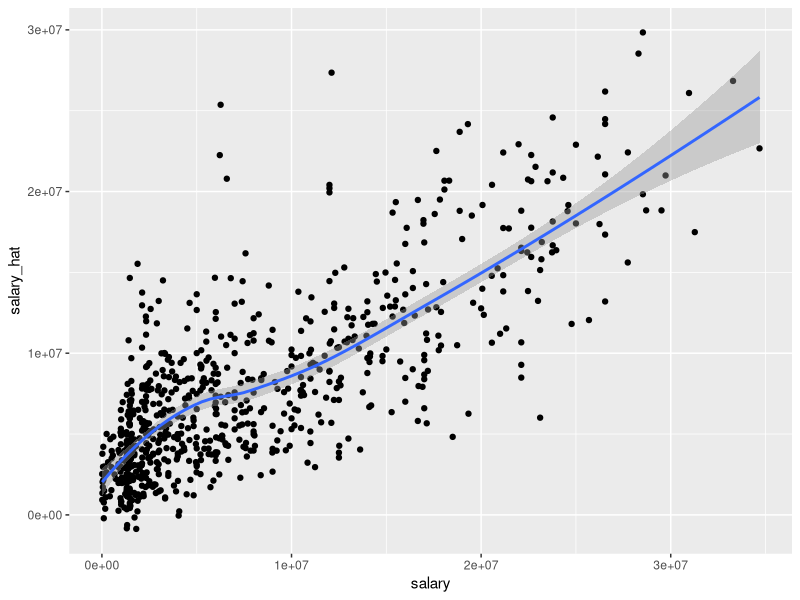
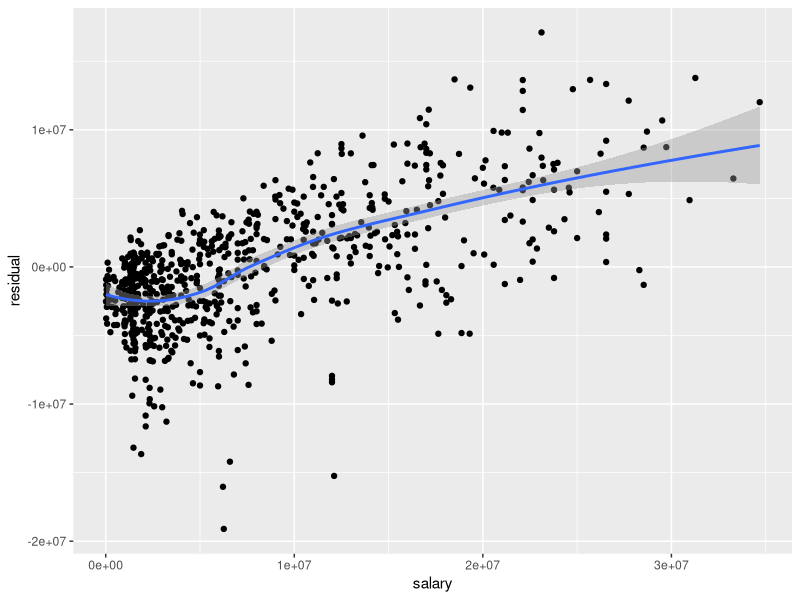
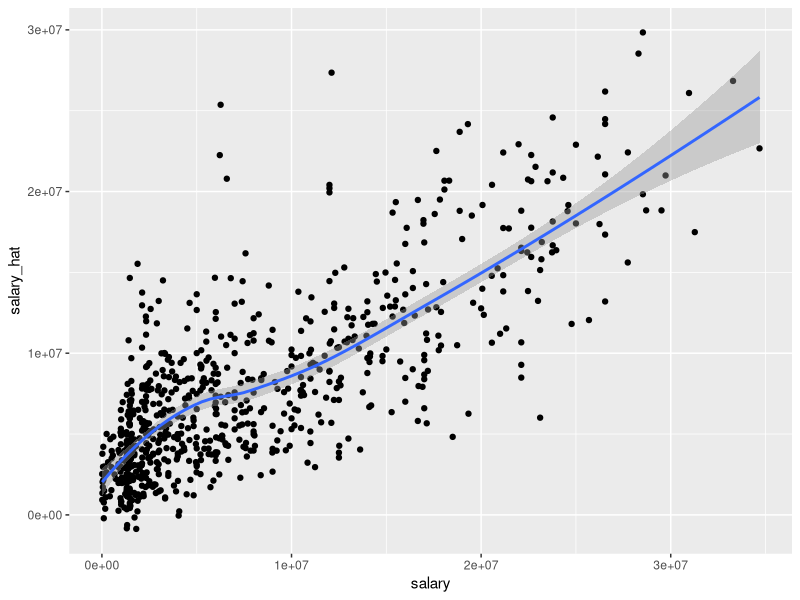
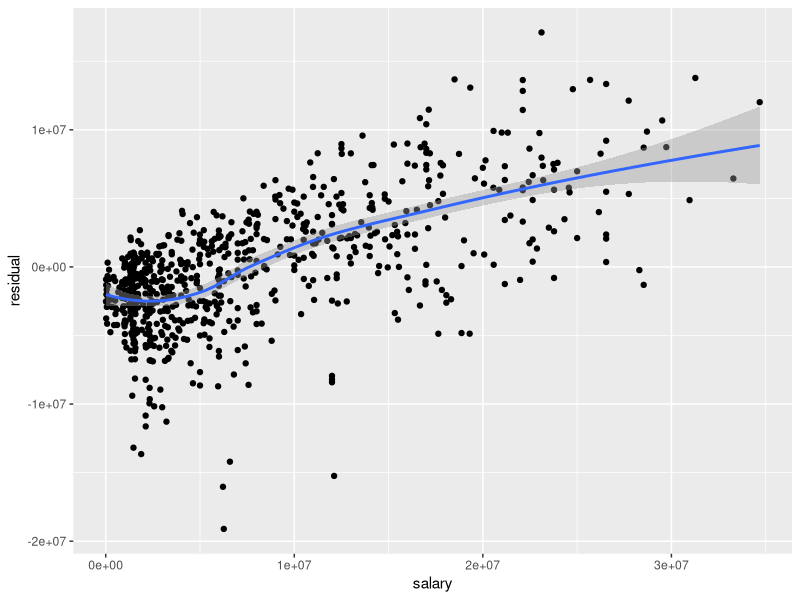

Recreate these plots in R, in order.
## ---- chunk 1
df <- read.csv('../data/predictions/elasticnet.csv')
head(df)
## ---- chunk 2
library(ggplot2)
ggplot(df,aes(x=salary,y=salary_hat)) + 
  geom_point() +
  geom_smooth()
ggsave("../figures/enet_salary_vs_prediction_scatter.png", width=10, height=7)
## ---- chunk 3
library(ggplot2)
residual <- df$salary - df$salary_hat
ggplot(df, aes(x=salary,y=residual)) + 
  geom_point() + 
  geom_smooth()
ggsave("../figures/enet_salary_vs_residual_scatter.png", width=10, height=7)
## ---- chunk 4
# get underrated players in 2016
df_underrated_2016 <- df[
  ((df$salary_hat-df$salary) > (df$salary/2)) & 
  df$year==2016,]
# link with 2017 stats
df_underrated_2017 <- df[(df$name%in%df_underrated_2016$name)&(df$year==2017),]
df_underrated <- merge(df_underrated_2016,df_underrated_2017,all.x=F,all.y=F,by='name')
names(df_underrated) <- c('name','2016','salary_2016','salary_hat_2016','2017','salary_2017','salary_hat_2017')
df_underrated <- df_underrated[,c('name','salary_2016','salary_hat_2016','salary_2017','salary_hat_2017')]
df_underrated
# calculate percent increase factor
sal_factor_2016 = .25
p_increase <- 100*mean(
  (df_underrated$salary_2017-df_underrated$salary_2016) > sal_factor_2016*df_underrated$salary_2016)
sprintf(
  'Percent of underrated players in 2016 whose salary increased by more than 25%% for 2017: %.1f%%',p_increase)
## ---- chunk 5
df_overrated_216 <- df[
  ((df$salary-df$salary_hat) > (df$salary/2)) & 
  df$year==2016,]
# link with 2017 stats
df_overrated_2017 <- df[(df$name%in%df_overrated_216$name)&(df$year==2017),]
df_overrated <- merge(df_overrated_216,df_overrated_2017,all.x=F,all.y=F,by='name')
names(df_overrated) <- c('name','2016','salary_2016','salary_hat_2016','2017','salary_2017','salary_hat_2017')
df_overrated <- df_overrated[,c('name','salary_2016','salary_hat_2016','salary_2017','salary_hat_2017')]
df_overrated
# calculate percent decrease factor
sal_factor_2016 = .0
p_decrease<- 100*mean(
  (df_overrated$salary_2016-df_overrated$salary_2017) > sal_factor_2016*df_overrated$salary_2016)
sprintf(
  'Percent of overrated players in 2016 whose salary decreased by more than 25%% for 2017: %.1f%%',p_decrease)
